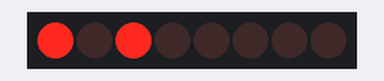
Recording of a sketch running on a simulated ESP8266 (NodeMCU). Shown: 8 shift-register outputs drawn as a row of LEDs (first output left, lit = HIGH). Wiring (inferred from the names in the program): shift register (74HC595): data D6; shift clock D7; latch D8. Wiring (inferred from the signals the program sends): row of LEDs: on Q0, Q1, Q2, Q3, Q4, Q5, Q6, Q7.

Above: at 0.5 s.
At 3.5 s:
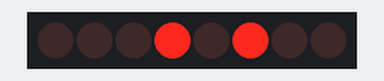
Timing chart, 0 to 4.6 s (numbered marks = the images above):
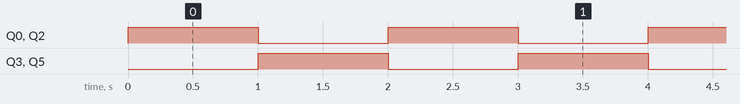

The sketch:

motor_driver_shift_register.ino
```cpp
const int SER_PIN = D6;    // Serial data input (shift register)
const int SRCLK_PIN = D7;  // Shift register clock
const int RCLK_PIN = D8;   // Storage register clock

byte motorControl = 0b00000000;  // Initialize all motors to be off

void setup() {
  pinMode(SER_PIN, OUTPUT);
  pinMode(SRCLK_PIN, OUTPUT);
  pinMode(RCLK_PIN, OUTPUT);

  // Initialize motor states
  updateShiftRegister();
}

void loop() {
  // Example: Set Motor A to move forward at full speed
  motorControl = 0b00000101;  // AIN1 high, AIN2 low, PWM high for Motor A
  updateShiftRegister();
  delay(1000);

  // Example: Set Motor B to move forward at full speed
  motorControl = 0b00101000;  // BIN1 high, BIN2 low, PWM high for Motor B
  updateShiftRegister();
  delay(1000);
}

void updateShiftRegister() {
  digitalWrite(RCLK_PIN, LOW); // Prepare for data shifting
  shiftOut(SER_PIN, SRCLK_PIN, MSBFIRST, motorControl); // Send data to the shift register
  digitalWrite(RCLK_PIN, HIGH); // Latch the data to outputs
}
```

Measured:
- by itself, Q0, Q2, Q3, Q5: alternates HIGH for 1.0 s and LOW for 1.0 s
